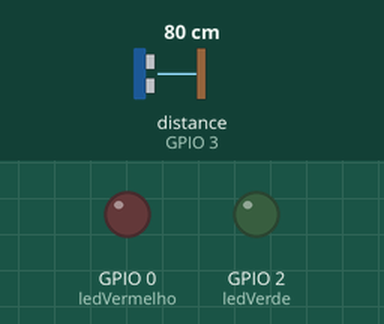
Recording of a sketch running on a simulated ESP8266 (NodeMCU). Shown: output pins drawn as LEDs (lit = HIGH). The inputs (shaded band) are chosen by the test bench; at power-on: distance to the obstacle (sensor on GPIO 3) 80 cm. The echo pulse lasts 58.3 µs per cm; WiFi joins after 1.5 s; servers stay silent unless stated; no MQTT or app messages arrive unless stated; pins used as bus, display or sensor lines are not drawn.

Above: at 2.8 s.
2.9 s: distance to the obstacle (sensor on GPIO 3) set to 178 cm
16.6 s: distance to the obstacle (sensor on GPIO 3) set to 187 cm
30.3 s: distance to the obstacle (sensor on GPIO 3) set to 199 cm
44.0 s: distance to the obstacle (sensor on GPIO 3) set to 208 cm
At 50.9 s:
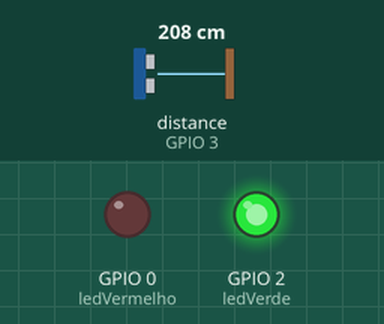
57.7 s: distance to the obstacle (sensor on GPIO 3) set to 2 cm
At 60.4 s:
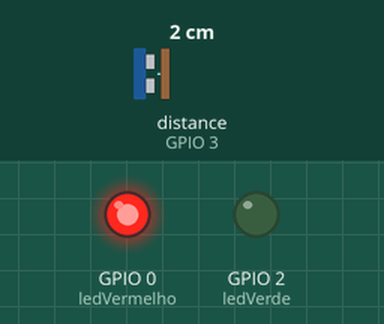
71.4 s: distance to the obstacle (sensor on GPIO 3) set to 250 cm
At 81.0 s:
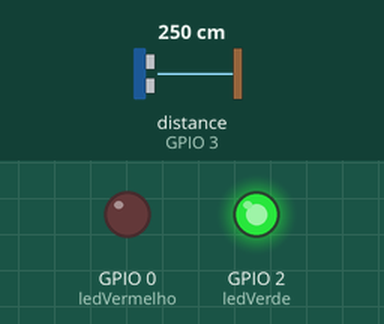
Timing chart, 0 to 82.5 s (numbered marks = the images above; inputs shaded):
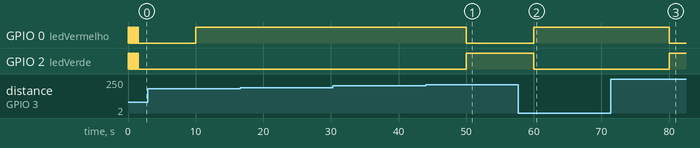

Measured:
- the behaviour switches between 202 and 203 cm on distance to the obstacle (sensor on GPIO 3) (found by bisection; images 0 and 1)
- after the input at 16.6 s, every drawn part: stays the same
- after the input at 30.3 s, every drawn part: stays the same
- after the input at 44.0 s, GPIO 0 (ledVermelho): HIGH → LOW after 6.0 s; GPIO 2 (ledVerde): LOW → HIGH after 6.0 s
- after the input at 57.7 s, GPIO 0 (ledVermelho): LOW → HIGH after 2.3 s; GPIO 2 (ledVerde): HIGH → LOW after 2.3 s
- after the input at 71.4 s, GPIO 0 (ledVermelho): HIGH → LOW after 8.6 s; GPIO 2 (ledVerde): LOW → HIGH after 8.6 s

The sketch:

sensor_estacionamento_pi5.ino
```cpp
#include <ESP8266WiFi.h>
#include <PubSubClient.h>

//WiFi
const char* SSID = "filipe-HP-G42-Notebook-PC";                // SSID / nome da rede WiFi que deseja se conectar
const char* PASSWORD = "SXaeaHER";   // Senha da rede WiFi que deseja se conectar
WiFiClient wifiClient;

//MQTT Server
const char* BROKER_MQTT = "test.mosquitto.org"; //URL do broker MQTT que se deseja utilizar
int BROKER_PORT = 1883;                      // Porta do Broker MQTT

#define ID_MQTT  "LhczCQYoOBMMFQU5ABUbFTI" //Informe um ID unico e seu. Caso sejam usados IDs repetidos a ultima conexão irá sobrepor a anterior.
#define TOPIC "pi5/estacionamento/vaga/A01"    //Cada sensor deve ter um número diferente para sua vaga
//#define USUARIO_MQTT "LhczCQYoOBMMFQU5ABUbFTI" //Usúario do broker
//#define SENHA_MQTT "XuVt0v7/G3VDLhD+JRSV3UhS" //Senha do broker
PubSubClient MQTT(wifiClient);        // Instancia o Cliente MQTT passando o objeto espClient

//Conexão do sensor
#define echoPin 3 //Conectar por um resistor de 1k para limitar a corrente no boot, ao ligar o pino3 inicia em high
#define trigPin 1 //0,1 e 2 se conecatdos a LOW na inicialização da falha no boot, então o esp não iniciliza se ligados no echo

//LEDs para indicação luminosa
#define ledVermelho 0
#define ledVerde    2

unsigned long duracao; //tempo que q a onda trafega
unsigned int distancia; //distância medida em cm

unsigned long tempoAnterior = 0;//Váriavel que armazena o tempo em ms desde que o programa está rodando
const long intervalo = 10000;//10 segundos, intervalo para enviar dados

//Declaração das Funções
void mantemConexoes();  //Garante que as conexoes com WiFi e MQTT Broker se mantenham ativas
void conectaWiFi();     //Faz conexão com WiFi
void conectaMQTT();     //Faz conexão com Broker MQTT
void medeDistancia();   //Mede distância de um objeto ao sensor para verificar se tem um carro estacionado
void enviaDado();

void setup() {
  pinMode(trigPin, OUTPUT);
  pinMode(echoPin, INPUT);

  pinMode(ledVermelho, OUTPUT);
  pinMode(ledVerde, OUTPUT);

  conectaWiFi();
  MQTT.setServer(BROKER_MQTT, BROKER_PORT);
}

void loop() {
  unsigned long tempoAtual = millis();

  mantemConexoes();
  if (tempoAtual - tempoAnterior >= intervalo) { //Envia  o dado de acordo com o intervalo definido
    tempoAnterior = tempoAtual;
    enviaDado();
  }
  MQTT.loop();

  delay(0); //Delay para o wifi funcionar corretamente
}

void mantemConexoes() {

  if (WiFi.status() != WL_CONNECTED) {  //se não há conexão com o WiFI, a conexão é refeita
    conectaWiFi();
  }

  if (!MQTT.connected()) {  //Se não estiver conectado ao broker, reconecta
    conectaMQTT();
  }

}

void conectaWiFi() {

  WiFi.mode(WIFI_STA); //Configura o esp como estação
  WiFi.begin(SSID, PASSWORD); // Conecta na rede WI-FI
  while (WiFi.status() != WL_CONNECTED) {
      //Pisca luz amarela rapidamente (~5Hz) para indicar falha na conexão WiFi
      digitalWrite(ledVermelho, HIGH);
      digitalWrite(ledVerde, HIGH);
      delay(100);
      digitalWrite(ledVermelho, LOW);
      digitalWrite(ledVerde, LOW);
      delay(100);
  }

}

void conectaMQTT() {
    while (!MQTT.connected()) {

        if (!MQTT.connect(ID_MQTT/*, USUARIO_MQTT, SENHA_MQTT*/)) {
          //Pisca luz amarela lentamente (~1Hz) para indicar falha de conexão MQTT
          for (int i = 0 ; i < 10 ; i++) {
            digitalWrite(ledVermelho, HIGH);
            digitalWrite(ledVerde, HIGH);
            delay(500);
            digitalWrite(ledVermelho, LOW);
            digitalWrite(ledVerde, LOW);
            delay(500);
          }
        }
    }
}

void medeDistancia() {

  digitalWrite(trigPin, LOW);//Limpa a condição do trigPin
  delayMicroseconds(2);
  digitalWrite(trigPin, HIGH);//Seta em nível alto por 10 microsegundos
  delayMicroseconds(10);
  digitalWrite(trigPin, LOW);
  duracao = pulseIn(echoPin, HIGH); //Retorna o tempo que a onda trafegou
  distancia = duracao * 0.034 / 2; // Velocidade do som dividida por 2 (ida e volta)
}

void enviaDado() {
  medeDistancia();
  if (distancia > 200) { //A vaga está livre, acende a luz verde
    digitalWrite(ledVermelho, LOW);
    digitalWrite(ledVerde, HIGH);
    MQTT.publish(TOPIC, "false");   //NÃO tem carro envia "false"

  } else if (distancia < 180 && distancia != 0) {  //Vaga ocupada, acende luz vermelha
    digitalWrite(ledVerde, LOW);
    digitalWrite(ledVermelho, HIGH);
    MQTT.publish(TOPIC, "true");    //Tem carro envia "true"

  } else if (distancia == 0) {  //Sensor com falha, acende luz amarela e não envia dados
    digitalWrite(ledVermelho, HIGH);
    digitalWrite(ledVerde, HIGH);
  }
}
```
